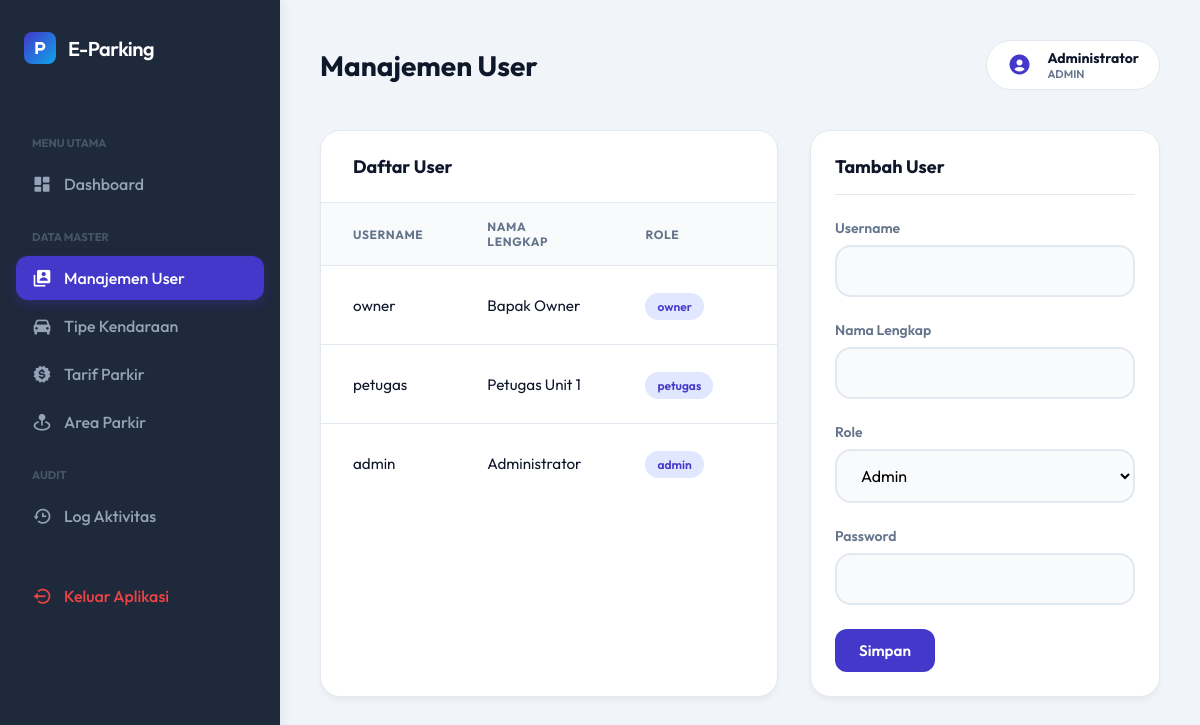
The page /admin/users.php (signed in) on the database its author committed.
### tables this page shows
CREATE TABLE user (
    id_user INT AUTO_INCREMENT PRIMARY KEY,
    username VARCHAR(50) NOT NULL UNIQUE,
    password VARCHAR(255) NOT NULL,
    nama_lengkap VARCHAR(100) NOT NULL,
    role ENUM('admin', 'petugas', 'owner') NOT NULL
);

### config/database.php (called while the page is built, shortened)
<?php
$host = "localhost";
$user = "root";
$pass = "";
$db = "aplikasi_parkir";
$conn = mysqli_connect($host, $user, $pass, $db);
mysqli_set_charset($conn, "utf8");
function query($query)
{
    global $conn;
    $result = mysqli_query($conn, $query);
    $rows = [];
    while ($row = mysqli_fetch_assoc($result)) {
        $rows[] = $row;
    }
    return $rows;
}
?>

### admin/users.php (the view, shortened to what this page needs)
<?php
require_once '../config/database.php';
$edit_user = null;
include '../includes/header.php';
include '../includes/sidebar.php';
?>
<div style="display: grid; grid-template-columns: 1fr 350px; gap: 2rem;">
    <div class="table-card">
        <div class="table-header">
            <h2>Daftar User</h2>
        </div>
        <table>
            <thead>
                <tr>
                    <th>Username</th>
                    <th>Nama Lengkap</th>
                    <th>Role</th>
                    <th>Aksi</th>
                </tr>
            </thead>
            <tbody>
                <?php
$users = query("SELECT * FROM user ORDER BY id_user DESC");
foreach ($users as $u):
?>
                <tr>
                    <td><?= $u['username']; ?></td>
                    <td><?= $u['nama_lengkap']; ?></td>
                    <td><span class="badge badge-primary"><?= $u['role']; ?></span></td>
                    <td>
                    </td>
                </tr>
                <?php
endforeach; ?>
            </tbody>
        </table>
    </div>
    <div class="table-card" style="padding: 1.5rem;">
        <div class="table-header" style="padding: 0 0 1rem 0; margin-bottom: 1.5rem;">
            <h2><?= $edit_user ? 'Edit User' : 'Tambah User'; ?></h2>
        </div>
        <form action="" method="POST">
            <div class="form-group">
                <label>Username</label>
                <input type="text" name="username" class="input-field" value="<?= $edit_user['username'] ?? ''; ?>" required autocomplete="off">
            </div>
            <div class="form-group">
                <label>Nama Lengkap</label>
                <input type="text" name="nama_lengkap" class="input-field" value="<?= $edit_user['nama_lengkap'] ?? ''; ?>" required>
            </div>
            <div class="form-group">
                <label>Role</label>
                <select name="role" class="input-field" required>
                    <option value="admin" <?=(isset($edit_user['role']) && $edit_user['role'] == 'admin') ? 'selected' : ''; ?>>Admin</option>
                </select>
            </div>
            <div class="form-group">
                <label>Password <?= $edit_user ? '<small>(Kosongkan jika tidak ganti)</small>' : ''; ?></label>
                <input type="password" name="password" class="input-field" <?= $edit_user ? '' : 'required'; ?>>
            </div>
            <button type="submit" name="save" class="btn btn-primary"><?= $edit_user ? 'Update' : 'Simpan'; ?></button>
        </form>
    </div>
</div>
<?php include '../includes/footer.php'; ?>

### assets/css/style.css (style rules this page uses)
:root { --primary: #4338ca; --primary-light: #818cf8; --primary-dark: #3730a3; --secondary: #0ea5e9; --bg: #f1f5f9; --card: #ffffff; --text: #0f172a; --text-muted: #64748b; --danger: #ef4444; --success: #10b981; --warning: #f59e0b; --border: #e2e8f0; --white: #ffffff; --sidebar-bg: #1e293b; --sidebar-text: #94a3b8; --sidebar-active: #334155; }
* { margin: 0; padding: 0; box-sizing: border-box; font-family: 'Outfit', sans-serif; }
body { background-color: var(--bg); color: var(--text); min-height: 100vh; }
.table-card { background: var(--card); border-radius: 1.25rem; border: 1px solid var(--border); box-shadow: 0 4px 6px -1px rgba(0, 0, 0, 0.05); overflow: hidden; }
.table-header { padding: 1.5rem 2rem; border-bottom: 1px solid var(--border); display: flex; justify-content: space-between; align-items: center; }
.table-header h2 { font-size: 1.125rem; font-weight: 700; }
table { width: 100%; border-collapse: collapse; }
th { background: #f8fafc; text-align: left; padding: 1rem 2rem; font-size: 0.75rem; text-transform: uppercase; color: var(--text-muted); font-weight: 700; letter-spacing: 0.05em; }
td { padding: 1.25rem 2rem; border-top: 1px solid var(--border); font-size: 0.95rem; }
.badge { padding: 0.375rem 0.75rem; border-radius: 100px; font-size: 0.75rem; font-weight: 600; }
.badge-primary { background: #e0e7ff; color: #4338ca; }
.btn { padding: 0.75rem 1.5rem; border: none; border-radius: 0.75rem; font-weight: 600; cursor: pointer; transition: all 0.3s; display: inline-flex; align-items: center; justify-content: center; gap: 0.5rem; font-size: 0.95rem; }
.btn-primary { background: var(--primary); color: white; }
.form-group { margin-bottom: 1.5rem; }
.form-group label { display: block; font-size: 0.875rem; font-weight: 600; margin-bottom: 0.5rem; color: var(--text-muted); }
.input-field { width: 100%; padding: 0.875rem 1.25rem; border: 2px solid var(--border); border-radius: 1rem; font-size: 1rem; transition: all 0.3s; background: #f8fafc; }

### rows shown on the page
user: username "owner", nama_lengkap "Bapak Owner", role "owner"
user: username "petugas", nama_lengkap "Petugas Unit 1", role "petugas"
user: username "admin", nama_lengkap "Administrator", role "admin"

### other values the page prints
$title "Manajemen User"
$_SESSION['nama_lengkap'] "Administrator"
$_SESSION['role'] "ADMIN"
